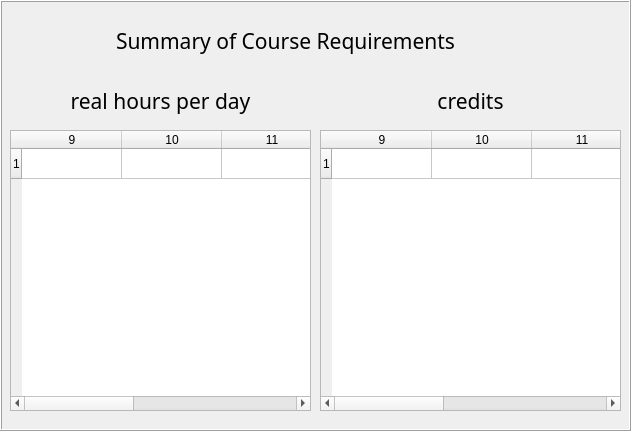
      <widget class="QFrame" name="frame_courseReqSummary">
       <property name="geometry">
        <rect>
         <x>1140</x>
         <y>490</y>
         <width>631</width>
         <height>431</height>
        </rect>
       </property>
       <property name="frameShape">
        <enum>QFrame::Box</enum>
       </property>
       <property name="frameShadow">
        <enum>QFrame::Raised</enum>
       </property>
       <widget class="QTableWidget" name="table_courseRequirements">
        <property name="geometry">
         <rect>
          <x>10</x>
          <y>130</y>
          <width>301</width>
          <height>281</height>
         </rect>
        </property>
        <property name="rowCount">
         <number>1</number>
        </property>
        <property name="columnCount">
         <number>5</number>
        </property>
        <attribute name="verticalHeaderCascadingSectionResizes">
         <bool>false</bool>
        </attribute>
        <row/>
        <column>
         <property name="text">
          <string>9</string>
         </property>
        </column>
        <column>
         <property name="text">
          <string>10</string>
         </property>
        </column>
        <column>
         <property name="text">
          <string>11</string>
         </property>
        </column>
        <column>
         <property name="text">
          <string>12</string>
         </property>
        </column>
        <column>
         <property name="text">
          <string>Total</string>
         </property>
        </column>
       </widget>
       <widget class="QLabel" name="label_courseReqSummary">
        <property name="geometry">
         <rect>
          <x>60</x>
          <y>10</y>
          <width>451</width>
          <height>61</height>
         </rect>
        </property>
        <property name="font">
         <font>
          <family>Sans Serif</family>
          <pointsize>16</pointsize>
         </font>
        </property>
        <property name="text">
         <string>Summary of Course Requirements</string>
        </property>
        <property name="alignment">
         <set>Qt::AlignCenter</set>
        </property>
        <property name="wordWrap">
         <bool>true</bool>
        </property>
       </widget>
       <widget class="QTableWidget" name="table_courseRequirements_credits">
        <property name="geometry">
         <rect>
          <x>320</x>
          <y>130</y>
          <width>301</width>
          <height>281</height>
         </rect>
        </property>
        <property name="rowCount">
         <number>1</number>
        </property>
        <property name="columnCount">
         <number>5</number>
        </property>
        <attribute name="verticalHeaderCascadingSectionResizes">
         <bool>false</bool>
        </attribute>
        <row/>
        <column>
         <property name="text">
          <string>9</string>
         </property>
        </column>
        <column>
         <property name="text">
          <string>10</string>
         </property>
        </column>
        <column>
         <property name="text">
          <string>11</string>
         </property>
        </column>
        <column>
         <property name="text">
          <string>12</string>
         </property>
        </column>
        <column>
         <property name="text">
          <string>Total</string>
         </property>
        </column>
       </widget>
       <widget class="QLabel" name="label_realHoursPerDay">
        <property name="geometry">
         <rect>
          <x>40</x>
          <y>70</y>
          <width>241</width>
          <height>61</height>
         </rect>
        </property>
        <property name="font">
         <font>
          <family>Sans Serif</family>
          <pointsize>16</pointsize>
         </font>
        </property>
        <property name="text">
         <string>real hours per day</string>
        </property>
        <property name="alignment">
         <set>Qt::AlignCenter</set>
        </property>
        <property name="wordWrap">
         <bool>true</bool>
        </property>
       </widget>
       <widget class="QLabel" name="label_credits">
        <property name="geometry">
         <rect>
          <x>410</x>
          <y>80</y>
          <width>121</width>
          <height>41</height>
         </rect>
        </property>
        <property name="font">
         <font>
          <family>Sans Serif</family>
          <pointsize>16</pointsize>
         </font>
        </property>
        <property name="text">
         <string>credits</string>
        </property>
        <property name="alignment">
         <set>Qt::AlignCenter</set>
        </property>
        <property name="wordWrap">
         <bool>true</bool>
        </property>
       </widget>
      </widget>
